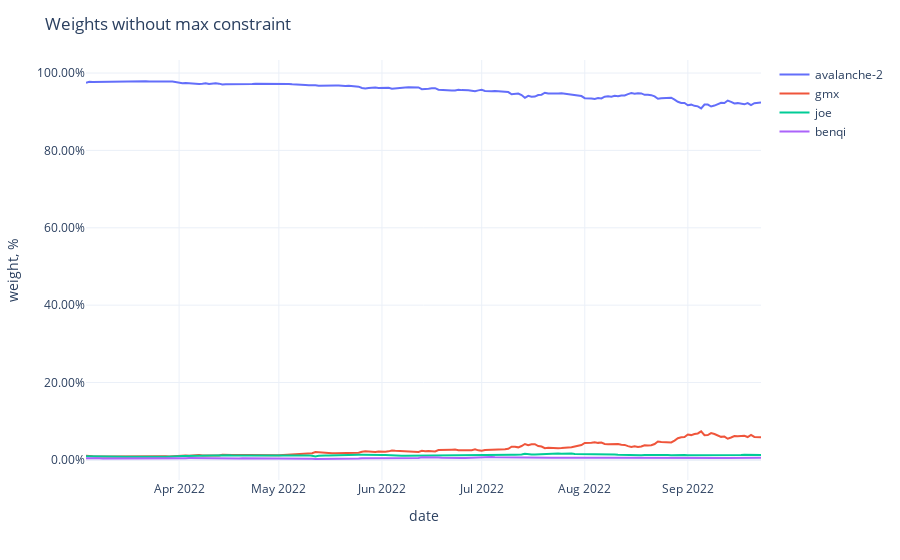

This figure's notebook cell:
### Code cell
fig = px.line(weights,
              labels={'value': 'weight, %', 'variable': ''})
fig.update_traces(
    hovertemplate="%{y}"
)
fig.update_yaxes(
    tickformat=".2%",
)
fig.update_xaxes(
    showspikes=True,
    spikethickness=2,
    spikedash="dot",
    spikecolor="#999999",
    spikemode="across",
)
fig.update_layout(
    ## showlegend=False,
    hovermode="x",
    hoverdistance=100,  ## Distance to show hover label of data point
    spikedistance=1000,  ## Distance to show spike
    template='plotly_white',
    title='Weights without max constraint'
)

### Figure 1 — Plotly figure (JSON) as saved in the notebook; plotly's stock layout.template omitted (floating-point values rounded to 4 significant figures; data arrays with more than 128 entries replaced by an {"elided": "..."} marker saying what was removed)
{"data": [{"hovertemplate": "%{y}", "legendgroup": "avalanche-2", "line": {"color": "#636efa", "dash": "solid"}, "marker": {"symbol": "circle"}, "mode": "lines", "name": "avalanche-2", "orientation": "v", "showlegend": true, "type": "scatter", "x": {"elided": "204 str values"}, "xaxis": "x", "y": {"elided": "204 float values"}, "yaxis": "y"}, {"hovertemplate": "%{y}", "legendgroup": "gmx", "line": {"color": "#EF553B", "dash": "solid"}, "marker": {"symbol": "circle"}, "mode": "lines", "name": "gmx", "orientation": "v", "showlegend": true, "type": "scatter", "x": {"elided": "204 str values"}, "xaxis": "x", "y": {"elided": "204 float values"}, "yaxis": "y"}, {"hovertemplate": "%{y}", "legendgroup": "joe", "line": {"color": "#00cc96", "dash": "solid"}, "marker": {"symbol": "circle"}, "mode": "lines", "name": "joe", "orientation": "v", "showlegend": true, "type": "scatter", "x": {"elided": "204 str values"}, "xaxis": "x", "y": {"elided": "204 float values"}, "yaxis": "y"}, {"hovertemplate": "%{y}", "legendgroup": "benqi", "line": {"color": "#ab63fa", "dash": "solid"}, "marker": {"symbol": "circle"}, "mode": "lines", "name": "benqi", "orientation": "v", "showlegend": true, "type": "scatter", "x": {"elided": "204 str values"}, "xaxis": "x", "y": {"elided": "204 float values"}, "yaxis": "y"}], "layout": {"autosize": true, "hoverdistance": 100, "hovermode": "x", "legend": {"title": {"text": ""}, "tracegroupgap": 0}, "margin": {"t": 60}, "spikedistance": 1000, "title": {"text": "Weights without max constraint"}, "xaxis": {"anchor": "y", "autorange": true, "domain": [0, 1], "range": ["2022-03-04", "2022-09-23"], "showspikes": true, "spikecolor": "#999999", "spikedash": "dot", "spikemode": "across", "spikethickness": 2, "title": {"text": "date"}, "type": "date"}, "yaxis": {"anchor": "x", "autorange": true, "domain": [0, 1], "range": [-0.05193, 1.034], "tickformat": ".2%", "title": {"text": "weight, %"}, "type": "linear"}}}
